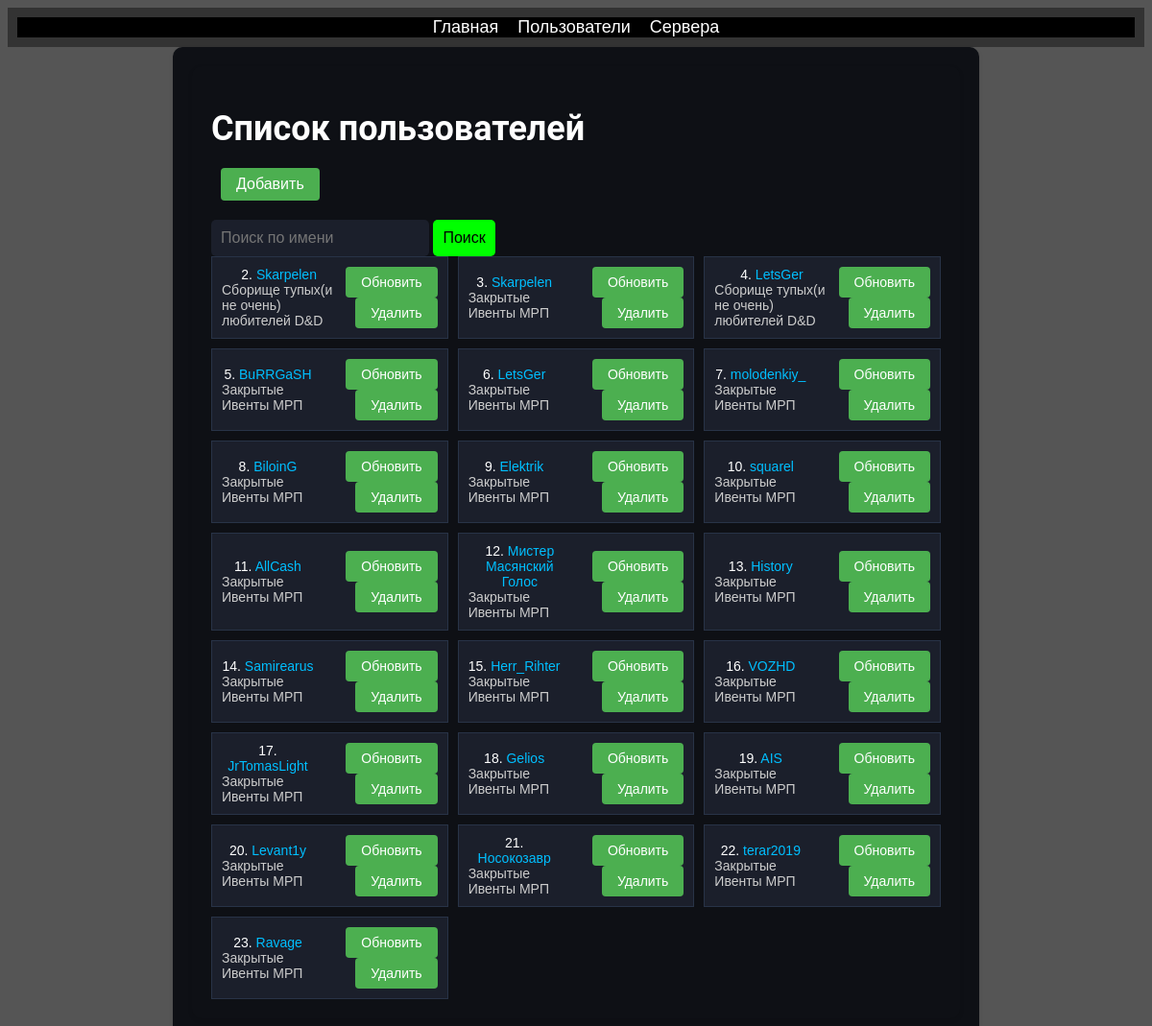
/users/, run on an earlier commit of the app's database.
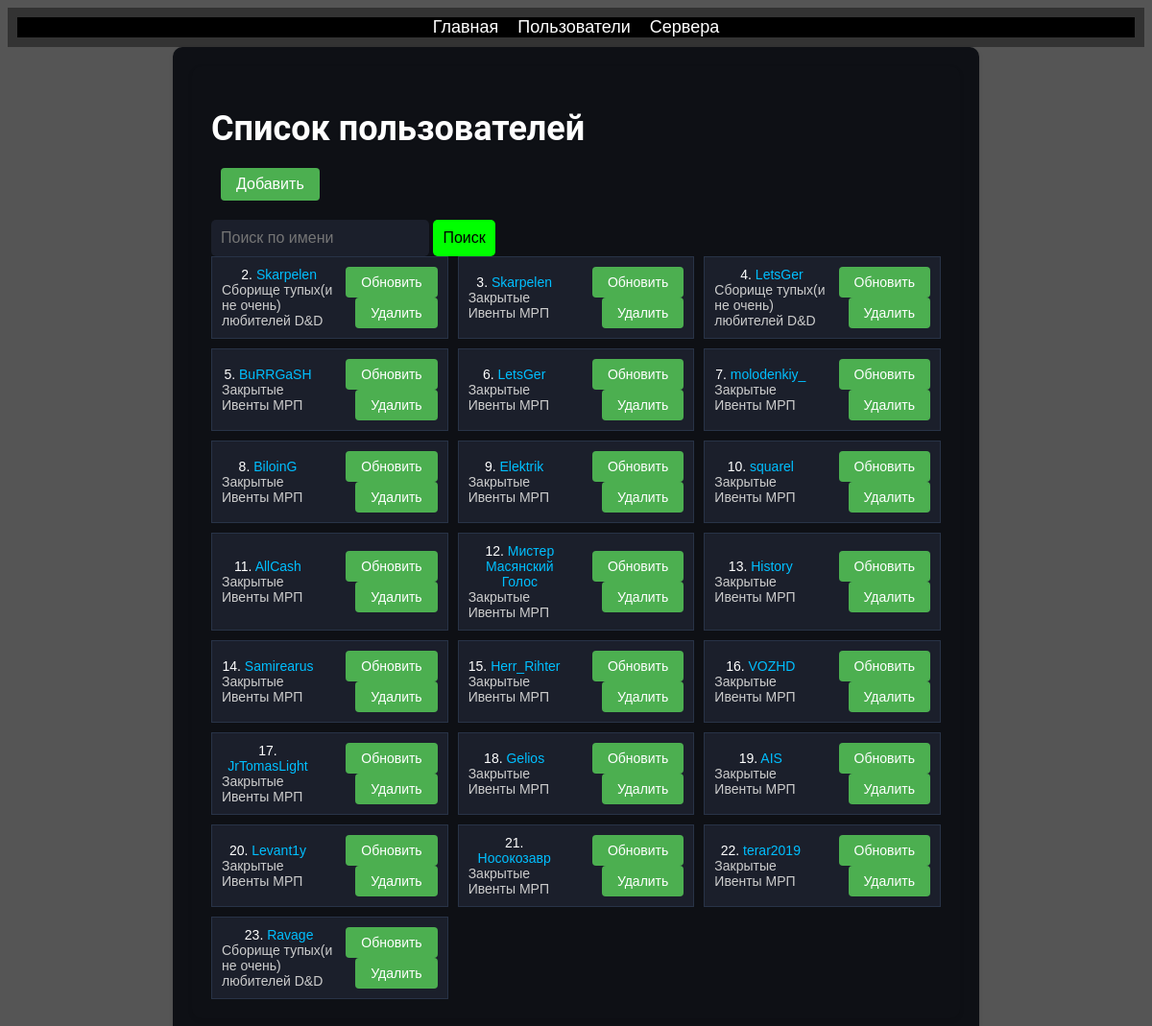
And on a later commit of the database.
### discordbotdb/models.py (models this page shows, shortened)
class User(models.Model):
    id = models.AutoField(primary_key=True)
    name = models.TextField()
    user_discord_id = models.BigIntegerField()
    guild = models.ForeignKey(Guild, on_delete=models.CASCADE)

class Guild(models.Model):
    guild_id = models.AutoField(primary_key=True)
    server_id = models.BigIntegerField()
    server_name = models.TextField()
    prefix = models.TextField(default='+')

### discordbotdb/views.py (the view)
# urls.py: path('users/', UsersListView.as_view(), name='users'),
class UsersListView(View):
    def get(self, request):
        search_query = request.GET.get('search', '')
        users = User.objects.filter(name__icontains=search_query)
        context = {'users': users, 'search_query': search_query}
        return render(request, 'discordbotdb/users_list.html', context)

### discordbotdb/templates/discordbotdb/users_list.html (shortened to what this page needs)
{% extends 'discordbotdb/base.html' %}
{% block styles %}
  {% load static %}
{% endblock %}
{% block content %}
  <div class="users">
    <div class="server-container">
      <h1>Список пользователей</h1>
      <div class="user-actions-left">
        <a href="{% url 'user_create' %}" class="user-action-button">Добавить</a>
      </div>
      <form method="GET" action="{% url 'users' %}">
        <input type="text" name="search" placeholder="Поиск по имени" value="{{ search_query }}" class="search-input">
        <button type="submit" class="search-button">Поиск</button>
      </form>
      {% if users %}
        <div class="user-list">
          {% for user in users %}
            <div class="user">
              <div class="user-info">
                <span class="user-id">{{ user.id }}.</span>
                <a href="{% url 'status' pk=user.id %}" class="user-link">
                  {{ user.name }}
                </a>
                <div class="user-details">
                  {{ user.guild.server_name }}
                </div>
              </div>
              <div class="user-actions-right">
                <a href="{% url 'user_update' pk=user.id %}" class="user-action-button">Обновить</a>
                <a href="{% url 'user_delete' pk=user.id %}" class="user-action-button">Удалить</a>
              </div>
            </div>
          {% endfor %}
        </div>
      {% else %}
        <p>Нет результатов</p>
      {% endif %}
    </div>
  </div>
{% endblock %}

What changed in the data, as far as the page shows it:
changed User "Ravage": guild.server_name "Закрытые Ивенты МРП" → "Сборище тупых(и не очень) любителей D&D"
